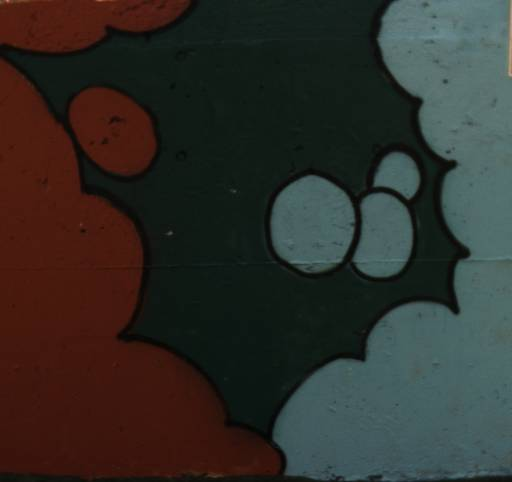
#> input picture dataset/test/rgb/ARAD_1K_0903.jpg, 512 x 482 px; its folder holds 2 pictures in this run
$ jupyter execute --allow-errors material_mst_plus_plus.ipynb
#> lines starting #> are read from the running program, lines starting #| are printed output that depends on the picture
[cell 1]
import os
import cv2
import numpy as np
import matplotlib.pyplot as plt
from PIL import Image
import h5py

[cell 2]
# [35 lines left out: functions crop_image, crop_arr, save_image, not called in this run]

def crop_around(im, y, x, d=10):
    r = int(d/2)
    crop = im[y-r:y+r, x-r:x+r, :]
    return crop

# [22 lines left out: functions paint_around, black_around_painted, black_around, not called in this run]

[cell 3]
path_write = './dataset_box/'
outer = 100
#> (the rest of this cell did not finish here and is left out)

[cell 4]
path_read = './dataset/test/rgb/'
image_list = []
d = 50
for (root, dirs, file) in os.walk(path_read):
    for f in file:
        print(path_read + f)
        img_path = path_read + f
        file_name_to_export = img_path[img_path.rfind('/')+1:img_path.rfind('.')]
        original_image = np.array(Image.open(img_path).convert('RGB'))
#> original_image is the input picture: shape (482, 512, 3); mean R, G, B 48, 46.7, 41.7
        image_list.append(original_image)
print(image_list[0].shape)
#| (482, 512, 3)
plt.imshow(crop_around(image_list[0], 254, 103, d))
#> in crop_around, `r = int(d/2)`: r = 25
#> in crop_around, `crop = im[y-r:y+r, x-r:x+r, :]`:
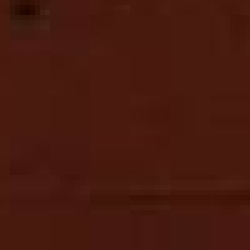
#> crop: shape (50, 50, 3) (shown 5 times larger); mean R, G, B 71.6, 25.5, 13.9
plt.show()
plt.imshow(crop_around(image_list[1], 166, 352, d))
#> call 2 of crop_around, with y = 166, x = 352, d = 50
#> in crop_around (call 2), `crop = im[y-r:y+r, x-r:x+r, :]`:
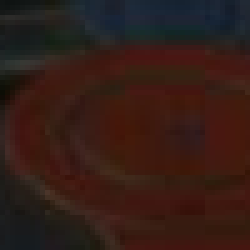
#> crop: shape (50, 50, 3) (shown 5 times larger); mean of channels 0, 1, 2 51.6, 29.2, 23.2; drawn as R, G, B
plt.show()

[cell 5]
path_write = './dataset_box/'
#> (the rest of this cell did not finish here and is left out)

[cell 6]
path_read = './dataset/test/gt/'
hyper_list = []
for (root, dirs, file) in os.walk(path_read):
    for f in file:
        print(path_read + f)
        img_path = path_read + f
        file_name_to_export = img_path[img_path.rfind('/')+1:img_path.rfind('.')]
        # original_image = Image.open(img_path).convert('RGB')
        with h5py.File(img_path, 'r') as mat:
                hyper = np.float32(np.array(mat['cube']))
        hyper = np.transpose(hyper, [0, 2, 1])
        hyper_list.append(hyper)
# plt.plot(hyper_list[0][:, 78, 480])
# plt.plot(hyper_list[0][:, 254, 103])
# plt.show()
#> (the rest of this cell did not finish here and is left out)

[cell 7]
# Painted 0 to 200 step 10
method = 'mst_plus_plus'
path_read = './sam_maps/' + method + '/' + method + '_painted/'
errors = []
#> (the rest of this cell did not finish here and is left out)

[cell 8]
# Black Painted 1 to 100 step 10
method = 'mst_plus_plus'
#> method = 'mst_plus_plus'
#> `file_name_to_export = img_path[img_path.rfind('/')+1:img_path.rfind('...`: file_name_to_export = 'im0'
path_read = './sam_maps/' + method + '/' + method + '_blackPainted/'
errors = []
#> (the rest of this cell did not finish here and is left out)

[cell 9]
# Black UNpainted 1 to 100 step 10
method = 'mst_plus_plus'
path_read = './sam_maps/' + method + '/' + method + '_black/'
errors = []
#> (the rest of this cell did not finish here and is left out)

[cell 10]
# painted
path_read = './test_develop_code/exp/hscnn_plus/'
#> path_read = './test_develop_code/exp/hscnn_plus/'
hyper_list = []
#> (the rest of this cell did not finish here and is left out)

$ run again, on dataset/test/rgb/ARAD_1K_0905.jpg
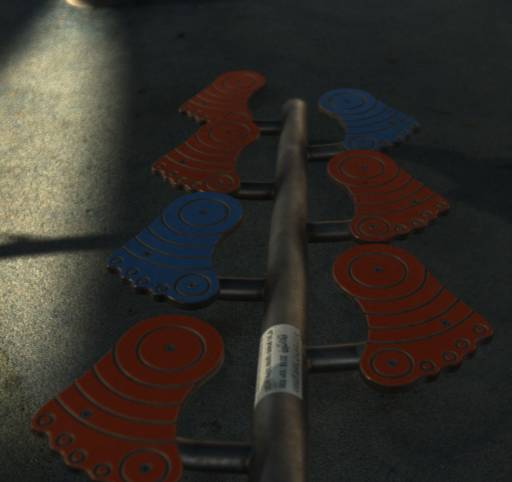
#> input picture dataset/test/rgb/ARAD_1K_0905.jpg, 512 x 482 px
#> original_image is the input picture: shape (482, 512, 3); mean R, G, B 50.4, 45.7, 40.1
#| (482, 512, 3)
#> in crop_around, `crop = im[y-r:y+r, x-r:x+r, :]`:
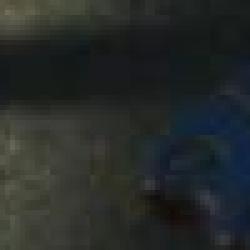
#> crop: shape (50, 50, 3) (shown 5 times larger); mean R, G, B 38.2, 42.3, 41
#> method = 'mst_plus_plus'
#> `file_name_to_export = img_path[img_path.rfind('/')+1:img_path.rfind('...`: file_name_to_export = 'im0'
#> path_read = './test_develop_code/exp/hscnn_plus/'
